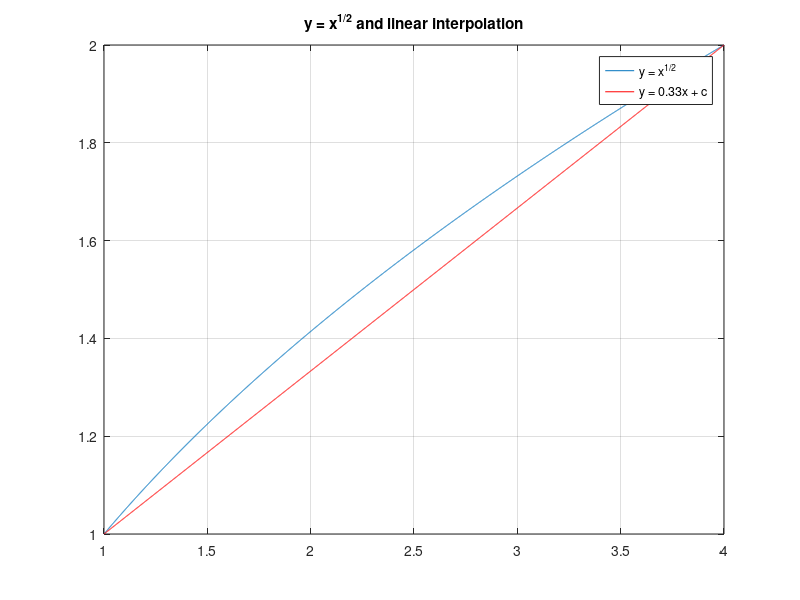

Write MATLAB code to recreate this figure.
x1 = 1;
y1 = 1;
x2 = 4;
y2 = 2;
x = x1:0.001:x2;
y = (x).^(0.5);

m = (y2-y1)/(x2-x1);
c = y1 - m*x1;
y_ = m*x + c;
plot(x,y,x, y_, 'r')
grid on;
title('y = x^{1/2} and linear interpolation');
legend('y = x^{1/2}','y = 0.33x + c');